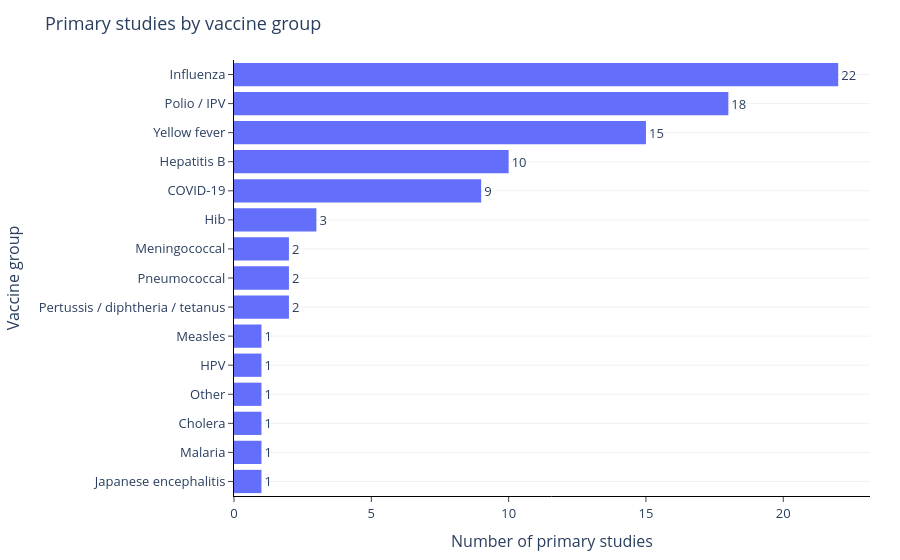

The cell this chart's notebook holds for it:
### Markdown cell above
## Figures

### Code cell
# Figure 1: Primary studies by vaccine group
plot_df = by_vaccine.copy().sort_values("Number of papers", ascending=True)

fig = px.bar(
    plot_df,
    x="Number of papers",
    y="Vaccine group",
    orientation="h",
    text="Number of papers",
)
fig.update_traces(
    textposition="outside",
    hovertemplate="%{y}<br>Primary studies: %{x}<extra></extra>",
    marker_line_width=0,
)
fig = apply_clean_plotly_style(fig, x_title="Number of primary studies", y_title="Vaccine group")
fig.update_layout(title="Primary studies by vaccine group", showlegend=False)
fig.show()
save_plotly(fig, "primary_studies_by_vaccine_group")

### Figure 1 — Plotly figure (JSON) as saved in the notebook; plotly's stock layout.template omitted (floating-point values rounded to 4 significant figures)
{"data": [{"hovertemplate": "%{y}<br>Primary studies: %{x}<extra></extra>", "legendgroup": "", "marker": {"color": "#636efa", "line": {"width": 0}, "pattern": {"shape": ""}}, "name": "", "orientation": "h", "showlegend": false, "text": [1.0, 1.0, 1.0, 1.0, 1.0, 1.0, 2.0, 2.0, 2.0, 3.0, 9.0, 10.0, 15.0, 18.0, 22.0], "textposition": "outside", "type": "bar", "x": [1, 1, 1, 1, 1, 1, 2, 2, 2, 3, 9, 10, 15, 18, 22], "xaxis": "x", "y": ["Japanese encephalitis", "Malaria", "Cholera", "Other", "HPV", "Measles", "Pertussis / diphtheria / tetanus", "Pneumococcal", "Meningococcal", "Hib", "COVID-19", "Hepatitis B", "Yellow fever", "Polio / IPV", "Influenza"], "yaxis": "y"}], "layout": {"barmode": "relative", "font": {"size": 13}, "legend": {"orientation": "h", "tracegroupgap": 0, "x": 0, "xanchor": "left", "y": 1.02, "yanchor": "bottom"}, "margin": {"b": 60, "l": 70, "r": 30, "t": 60}, "paper_bgcolor": "white", "plot_bgcolor": "white", "showlegend": false, "title": {"text": "Primary studies by vaccine group"}, "xaxis": {"anchor": "y", "domain": [0, 1], "linecolor": "black", "linewidth": 1, "showgrid": false, "showline": true, "ticks": "outside", "title": {"text": "Number of primary studies"}, "zeroline": false}, "yaxis": {"anchor": "x", "domain": [0, 1], "gridcolor": "rgba(0,0,0,0.12)", "gridwidth": 0.5, "linecolor": "black", "linewidth": 1, "showgrid": true, "showline": true, "ticks": "outside", "title": {"text": "Vaccine group"}, "zeroline": false}}}
